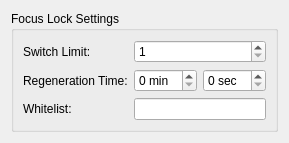
<?xml version="1.0" encoding="UTF-8"?>
<ui version="4.0">
 <widget class="QWidget" name="ConfigPage">
  <layout class="QVBoxLayout">
   <item>
    <widget class="QGroupBox" name="groupBox">
     <property name="title">
      <string>Focus Lock Settings</string>
     </property>
     <layout class="QVBoxLayout">
      <item>
       <layout class="QFormLayout">
        <item row="0" column="0">
         <widget class="QLabel">
          <property name="text">
           <string>Switch Limit:</string>
          </property>
         </widget>
        </item>
        <item row="0" column="1">
         <widget class="QSpinBox" name="kcfg_switchLimit">
          <property name="minimum">
           <number>1</number>
          </property>
          <property name="maximum">
           <number>50</number>
          </property>
         </widget>
        </item>
        <item row="1" column="0">
         <widget class="QLabel">
          <property name="text">
           <string>Regeneration Time:</string>
          </property>
         </widget>
        </item>
        <item row="1" column="1">
         <layout class="QHBoxLayout">
          <item>
           <widget class="QSpinBox" name="kcfg_regenerationMinutes">
            <property name="suffix">
             <string> min</string>
            </property>
            <property name="minimum">
             <number>0</number>
            </property>
            <property name="maximum">
             <number>60</number>
            </property>
           </widget>
          </item>
          <item>
           <widget class="QSpinBox" name="kcfg_regenerationSeconds">
            <property name="suffix">
             <string> sec</string>
            </property>
            <property name="minimum">
             <number>0</number>
            </property>
            <property name="maximum">
             <number>59</number>
            </property>
           </widget>
          </item>
         </layout>
        </item>
        <item row="2" column="0">
         <widget class="QLabel">
          <property name="text">
           <string>Whitelist:</string>
          </property>
         </widget>
        </item>
        <item row="2" column="1">
         <widget class="QLineEdit" name="kcfg_whitelist">
          <property name="toolTip">
           <string>Comma-separated list (e.g., konsole, dolphin, vivaldi)</string>
          </property>
         </widget>
        </item>
       </layout>
      </item>
     </layout>
    </widget>
   </item>
  </layout>
 </widget>
</ui>
